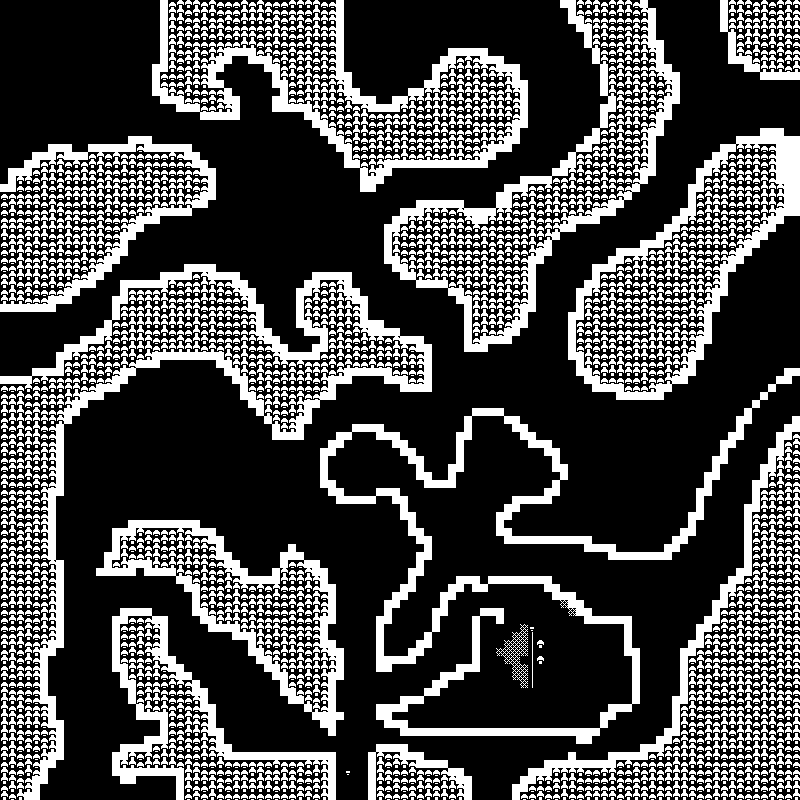

A level layout from a 2D game, rendered from its tile map. Below: a short description, then the map file with tile-grid data replaced by summaries:
An orthogonal 100x100 tile map with 8x8 px tiles, 1 tile layer (Tile Layer 1) and 1 object (Player).

<map version="1.4" tiledversion="1.4.3" orientation="orthogonal" renderorder="right-down" width="100" height="100" tilewidth="8" tileheight="8" infinite="0" nextlayerid="4" nextobjectid="5">
 <editorsettings>
  <export target="shott.lua" format="lua" />
 </editorsettings>
 <tileset firstgid="1" source="bw_tiles.tsx" />
 <layer id="1" name="Tile Layer 1" width="100" height="100">
  <data>[10000 cells, 10000 non-empty, 7 distinct tile ids]</data>
 </layer>
 <objectgroup id="2" name="SpawnPoint">
  <object id="4" name="Player" x="352.047" y="784.005" width="8.04784" height="8.25158" />
 </objectgroup>
</map>